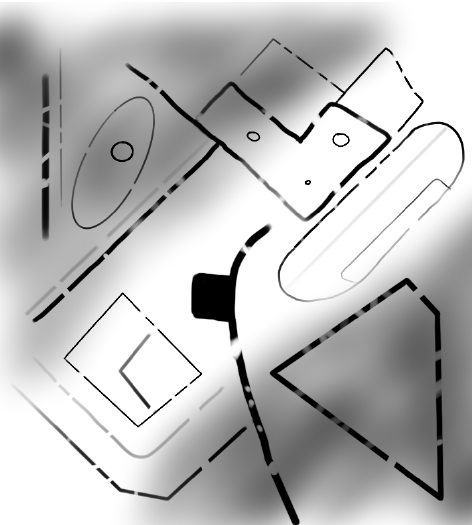
#> input picture image.png, 472 x 525 px
$ python not_good_filt.py
#> lines starting #> are read from the running program, lines starting #| are printed output that depends on the picture; after the words box and inside, x2 and y2 are one past the last pixel; in counts of white or black regions, pixels touching at a corner belong together
#!/usr/bin/python3

import cv2
import numpy as np

img = cv2.imread('image.png')
#> img is the input picture: shape (525, 472, 3); min 0, max 255, mean 188.3

filterSize =(20, 20)
kernel = cv2.getStructuringElement(cv2.MORPH_RECT, filterSize)

img = cv2.cvtColor(img, cv2.COLOR_BGR2GRAY)
#> img: shape (525, 472)
ret = cv2.Canny(img, 50, 100)
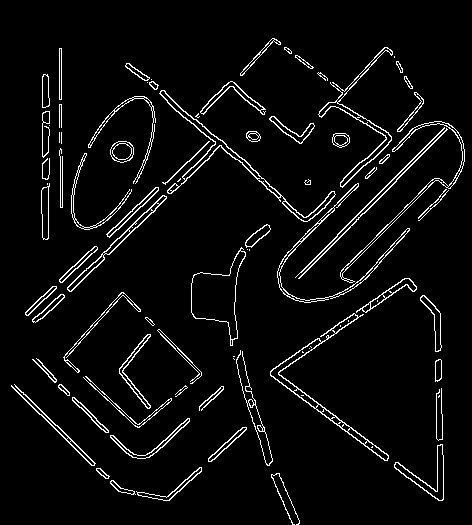
#> ret: shape (525, 472); 4.8% white in thin lines or dots, all inside (x1, y1, x2, y2) = (11, 38, 465, 525)
closing = cv2.morphologyEx(ret, cv2.MORPH_CLOSE, kernel)
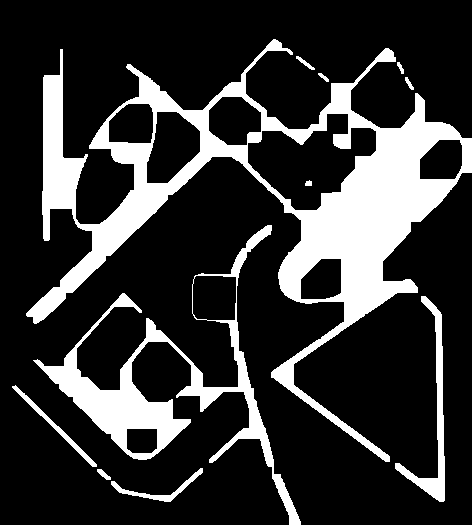
#> closing: shape (525, 472); 20.3% white; 11 white regions, largest, box (x1, y1, x2, y2) and area: (26, 39, 472, 462) 36335, (33, 225, 301, 525) 10683, (395, 296, 445, 502) 1919

answ = img

def main():
	cv2.imshow('filt', closing)
	cv2.destroyAllWindows

	px = 50

	for i in range(img.shape[0]):
		for j in range(img.shape[1]):
			if closing.item(i, j) > 200 :
				if img.item(i, j) < 100 :
					px = img.item(i, j)
				else :
					answ.itemset((i, j), px)
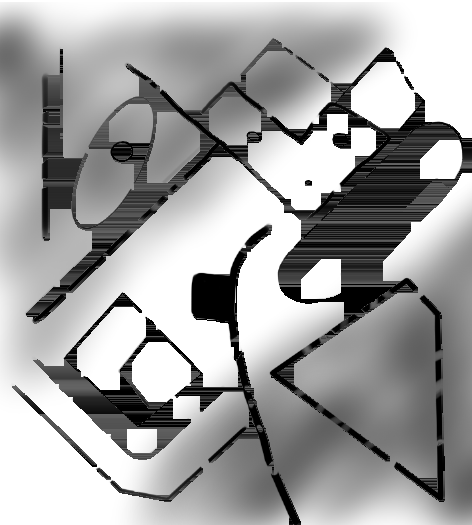
#> answ: shape (525, 472); min 0, max 255, mean 163.1

	cv2.imshow('try.png', answ)
	cv2.waitKey(0)

if __name__ == "__main__":
    main()
